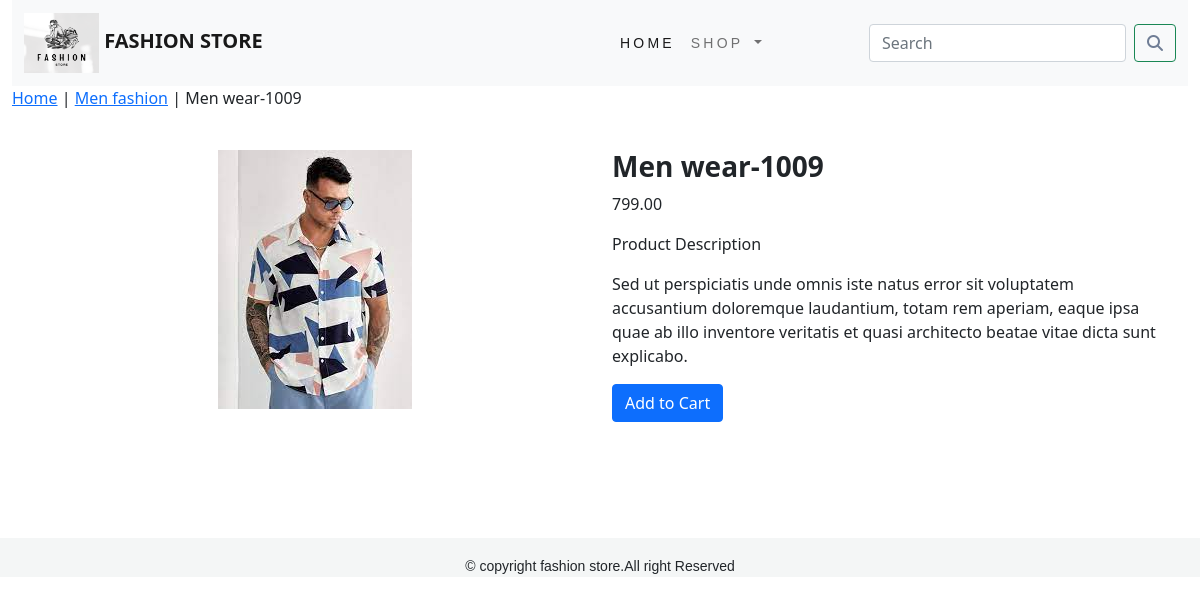
/shop/men-fashion/men-wear-1009/, run on the app's committed database.
### shop/models.py (models this page shows, shortened)
class Product(models.Model):
    name = models.CharField(max_length=250, unique=True)
    slug = models.SlugField(max_length=250, unique=True)
    description = models.TextField(blank=True)
    price = models.DecimalField(max_digits=10, decimal_places=2)
    category = models.ForeignKey(Category, on_delete=models.CASCADE)
    image = models.ImageField(upload_to='product', blank=True)
    stock = models.IntegerField()
    available = models.BooleanField(default=True)
    created = models.DateTimeField(auto_now_add=True)
    updated = models.DateTimeField(auto_now=True)
    class Meta:
        ordering = ('name',)
        verbose_name = 'product'
        verbose_name_plural = 'products'

class Category(models.Model):
    name = models.CharField(max_length=250, unique=True)
    slug = models.SlugField(max_length=250, unique=True)
    description = models.TextField(blank=True)
    image = models.ImageField(upload_to='category', blank=True)
    class Meta:
        ordering = ('name',)
        verbose_name = 'category'
        verbose_name_plural = 'categories'
    def get_url(self):
        return reverse('shop:products_by_category', args=[self.slug])

### shop/views.py (the view)
# urls.py: path('<slug:c_slug>/<slug:product_slug>/', views.proDetail, name='prodCatDetail'),
def proDetail(request, c_slug, product_slug):
    try:
        product = Product.objects.get(category__slug=c_slug, slug=product_slug)
    except Exception as e:
        raise e
    return render(request, 'product.html', {'product': product})

### cart/context_processors.py (called while the page is built)
def counter(request):
    item_count = 0
    if 'admin' in request.path:
        return {}
    else:
        try:
            cart = Cart.objects.filter(cart_id=_cart_id(request))
            cart_items = CartItem.objects.filter(cart=cart[:1])
            for cart_item in cart_items:
                item_count += cart_item.quantity
        except Cart.DoesNotExist:
            item_count = 0
    return dict(item_count=item_count)

### cart/views.py (called while the page is built)
def _cart_id(request):
    cart = request.session.session_key
    if not cart:
        cart = request.session.create()
    return cart

### shop/context_processors.py (called while the page is built)
def menu_links(request):
    links = Category.objects.all()
    return dict(links=links)

### templates/product.html (shortened to what this page needs)
{% extends 'base.html' %}
{% load static %}
{% block content %}
<div class="row my_product_row_class">
  <div class="max_auto">
    <p><a href="{% url 'shop:allprodcat' %}">Home</a> | <a href="{{product.category.get_url}}">{{product.category.name}}</a> | {{product.name}}</p>
  </div>
</div>
<div class="container">
<br>
  <div class="row">
    <div class="col-12 col-sm-12 col-md-12 col-lg-6 text-center">
      <div class="min-width:18rem">
        <img class="my_prod_img" src="{{product.image.url}}" alt="{{product.name}}">
      </div>
    </div>
    <div class="col-12 col-sm-12 col-md-12 col-lg-6">
        <h3 class="my_prod_title"><b>{{product.name}}</b></h3>
        <p>{{product.price}}</p>
        <p class="my_desc_title">Product Description</p>
        <p class="text-justify my_prod_desc">{{product.description}}</p>
        {% if product.stock <= 0 %}
        <p style="color:red"><b>Out Of Stock</b></p>
        {% else %}
        <p><a href="{% url 'cart:add_cart' product.id %}" class="btn btn-primary">Add to Cart</a></p>
        {% endif %}
    </div>
  </div>
</div>
{% endblock %}

### static/css/custom.css (style rules this page uses)
body { font-family: 'Encode Sans Condensed', sans-serif font-size: 14px; }

### data on the page
Product: category.name "Men fashion", name "Men wear-1009", image (picture), price "799.00", description "Sed ut perspiciatis unde omnis iste natus error sit voluptatem accusantium doloremque laudantium, totam rem aperiam, eaque ipsa quae ab illo inventore veritatis et quasi architecto beatae vitae dicta sunt explicabo."
